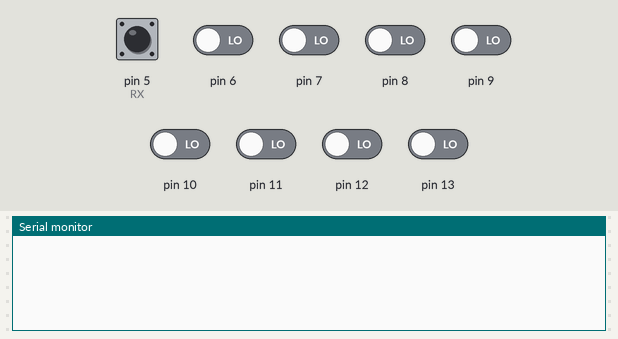
The sketch below on a simulated Arduino Uno, built with avr-gcc and run on an emulated ATmega328P. Shown: the last lines printed to the serial monitor. Inputs (shaded band) come from the test bench; at power-on: pin 5 (RX), pin 6–13 LOW.

Above: at 1.2 s.
1.3 s: pin 5 (RX) pulsed HIGH 2 times (0.12 s each, 0.3 s apart)
At 1.72 s:
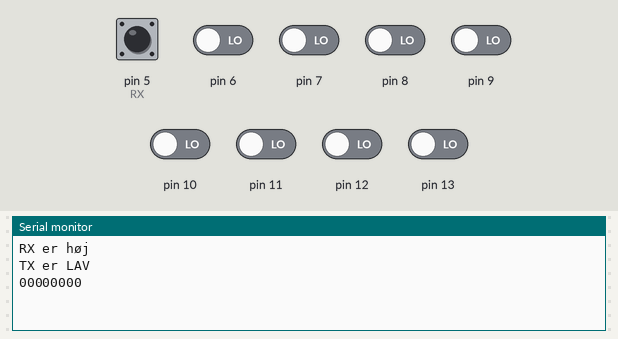
At 2.9 s:
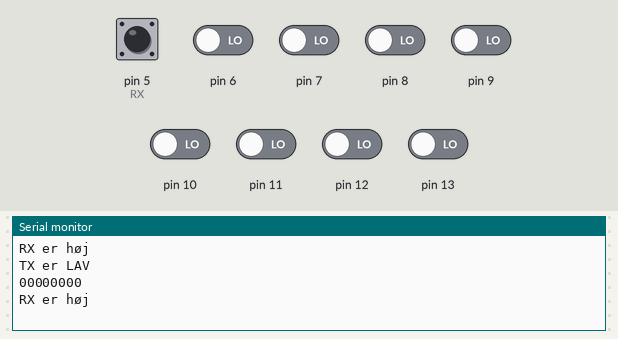

The sketch:

FPGA-Arduino.ino
```cpp
void sendData(int x, int y, int z, int j, int i, int k, int m, int n) {
  while (digitalRead(5) != 1) {
    digitalWrite(6, x);
    digitalWrite(7, y);
    digitalWrite(8, z);
    digitalWrite(9, j);
    digitalWrite(10, i);
    digitalWrite(11, k);
    digitalWrite(12, m);
    digitalWrite(13, n);
  }
}

int arr[8];
int trig = 1;
void setup() {
  // put your setup code here, to run once:
  Serial.begin(115200);
  pinMode(13, INPUT);
  pinMode(12, INPUT);
  pinMode(11, INPUT);
  pinMode(10, INPUT);
  pinMode(9, INPUT);
  pinMode(8, INPUT);
  pinMode(7, INPUT);
  pinMode(6, INPUT);
  pinMode(4, OUTPUT); //TX
  pinMode(5, INPUT); // RX
  digitalWrite(5, LOW);
}

void loop() {
  // put your main code here, to run repeatedly:


  if (digitalRead(5)== 1) {
  digitalWrite(4, 0b10000000);
  }


  if (digitalRead(5) == 0b00000010) {
    pinMode(13, OUTPUT);
    pinMode(12, OUTPUT);
    pinMode(11, OUTPUT);
    pinMode(10, OUTPUT);
    pinMode(9, OUTPUT);
    pinMode(8, OUTPUT);
    pinMode(7, OUTPUT);
    pinMode(6, OUTPUT);
    sendData(0, 0, 0, 0, 0, 0, 0, 0);
    sendData(1, 1, 1, 1, 1, 1, 1, 1);
    sendData(0, 0, 0, 0, 0, 0, 0, 1);
  }


  if (digitalRead(5) == 0b00000001) {
    pinMode(13, INPUT);
    pinMode(12, INPUT);
    pinMode(11, INPUT);
    pinMode(10, INPUT);
    pinMode(9, INPUT);
    pinMode(8, INPUT);
    pinMode(7, INPUT);
    pinMode(6, INPUT);
  if (digitalRead(5) == LOW && trig == 1)
    {
      Serial.println("RX er høj");
      digitalWrite(4, LOW);
      trig = 0;
    }

    if (digitalRead(5) == HIGH && trig == 0)  {
      digitalWrite(4, HIGH);
      Serial.println("TX er LAV");
      for (int i = 6 ; i <= 13 ; i++) {
        arr[i - 6] = digitalRead(i);
      }
      for ( int i = 6; i <= 13; i++) {
        Serial.print(arr[i - 6]);
      }
      Serial.println("");
      delay(50);
      trig = 1;

    }
  }

  if(digitalRead(4) == 0b00000011){
    return;
  }
}
```

Measured:
- after the input at 1.3 s, the serial monitor: prints a new line after 0.12 s (image 1)
